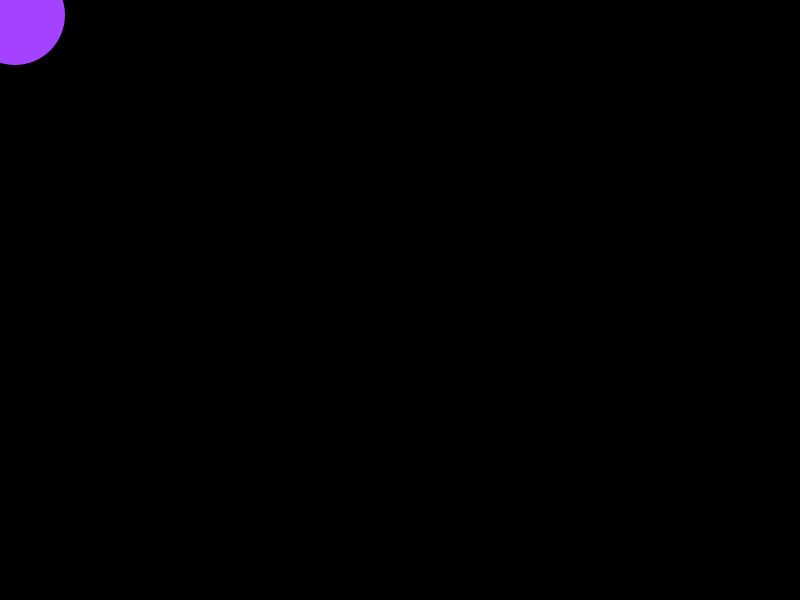
Frame 1 (no input)
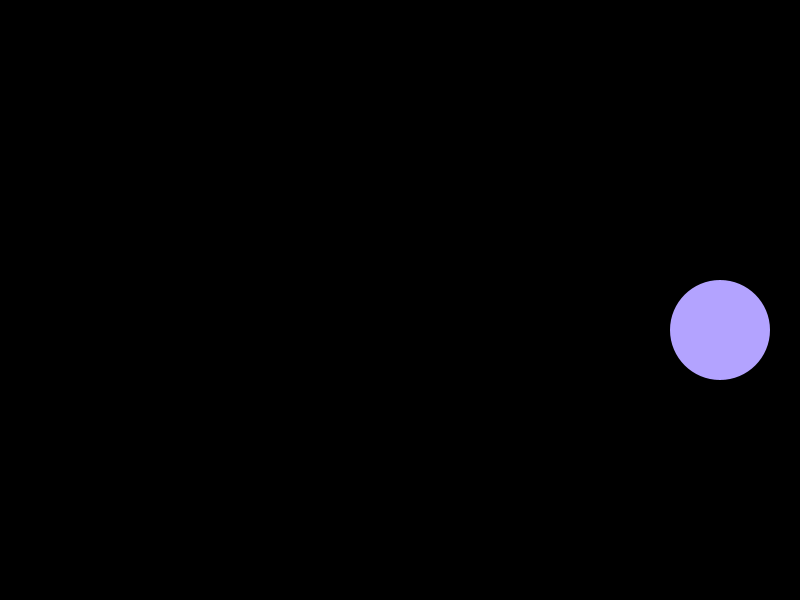
Frame 60 (the mouse pressed at the canvas centre just before this capture)
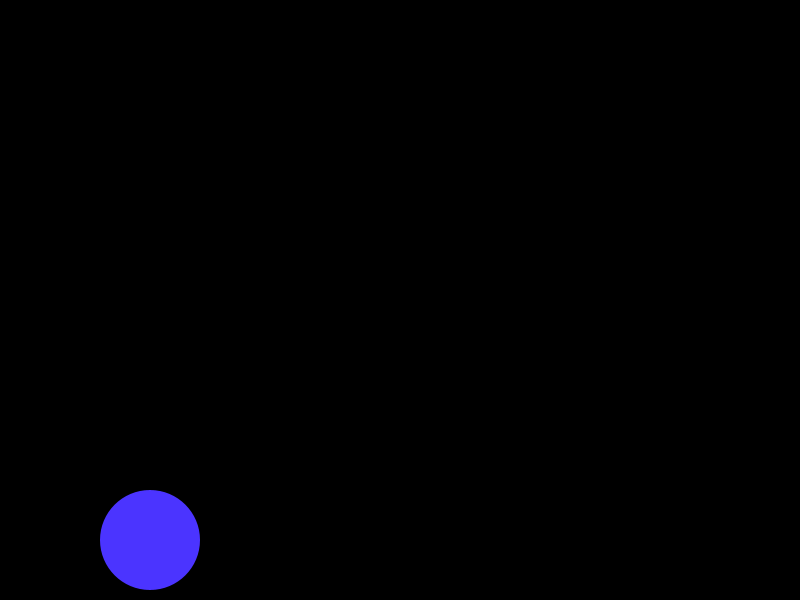
Frame 120 (the mouse held since frame 60 and released just before this capture)

The Processing sketch that drew these frames (run headless with seeded random() and noise(); from frame 60 on, the mouse is pressed at the canvas centre):

// Processing sketch: bouncing_ball
// ── bouncing_ball.pde
float x = 0;
float y = 0;

float xSpeed = 15;
float ySpeed = 15;

void setup(){
  size(800,600);
}

void draw() {
  background(0);
  x += xSpeed;
  y += ySpeed;
  
  if(x>width || x<0){
    xSpeed *= -1;
  }
  
  if(y>height || y<0){
    ySpeed *= -1;
  }
  
  noStroke();
  fill(random(255),random(255),255); //rgb
  ellipse(x, y, 100, 100);
}
